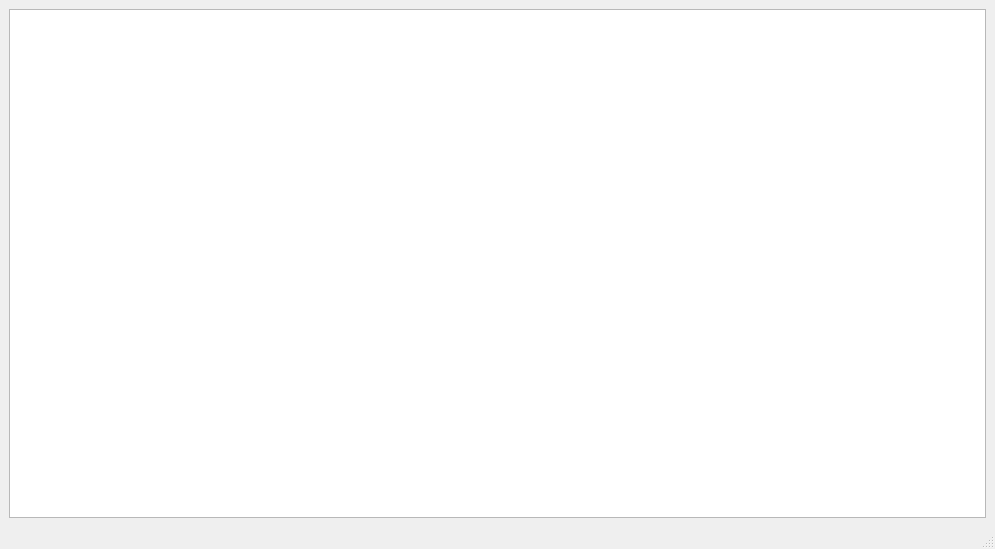
<?xml version="1.0" encoding="UTF-8"?>
<ui version="4.0">
 <class>MainWindow</class>
 <widget class="QMainWindow" name="MainWindow">
  <property name="geometry">
   <rect>
    <x>0</x>
    <y>0</y>
    <width>995</width>
    <height>549</height>
   </rect>
  </property>
  <property name="windowTitle">
   <string>MainWindow</string>
  </property>
  <widget class="QWidget" name="centralwidget">
   <layout class="QHBoxLayout" name="horizontalLayout_3">
    <item>
     <widget class="QPlainTextEdit" name="text"/>
    </item>
   </layout>
  </widget>
  <widget class="QMenuBar" name="menubar">
   <property name="geometry">
    <rect>
     <x>0</x>
     <y>0</y>
     <width>995</width>
     <height>27</height>
    </rect>
   </property>
  </widget>
  <widget class="QStatusBar" name="statusbar"/>
 </widget>
 <resources/>
 <connections/>
</ui>
